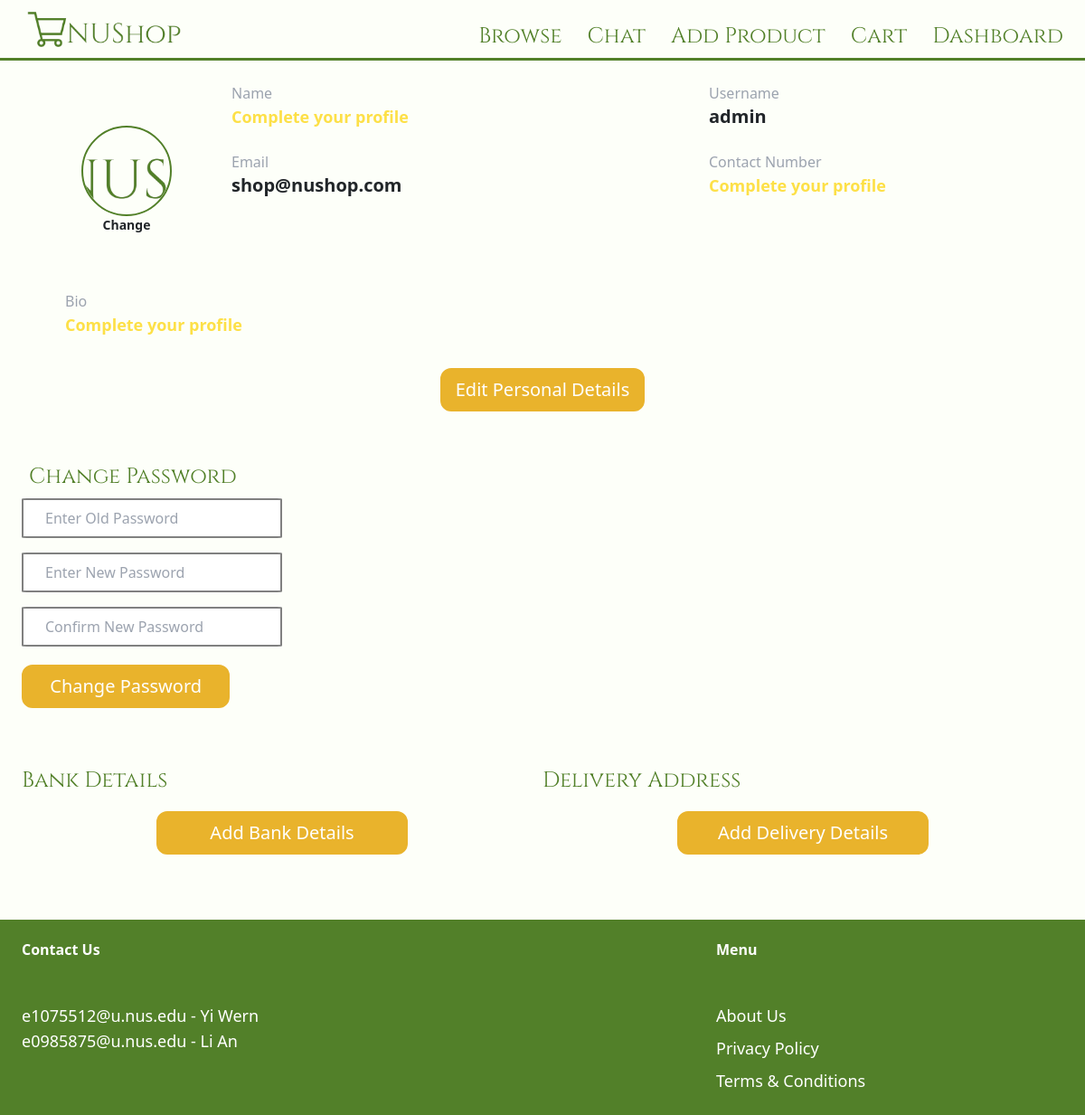
Before: /dashboard/admin/view-profile/ (signed in) with the older database file.
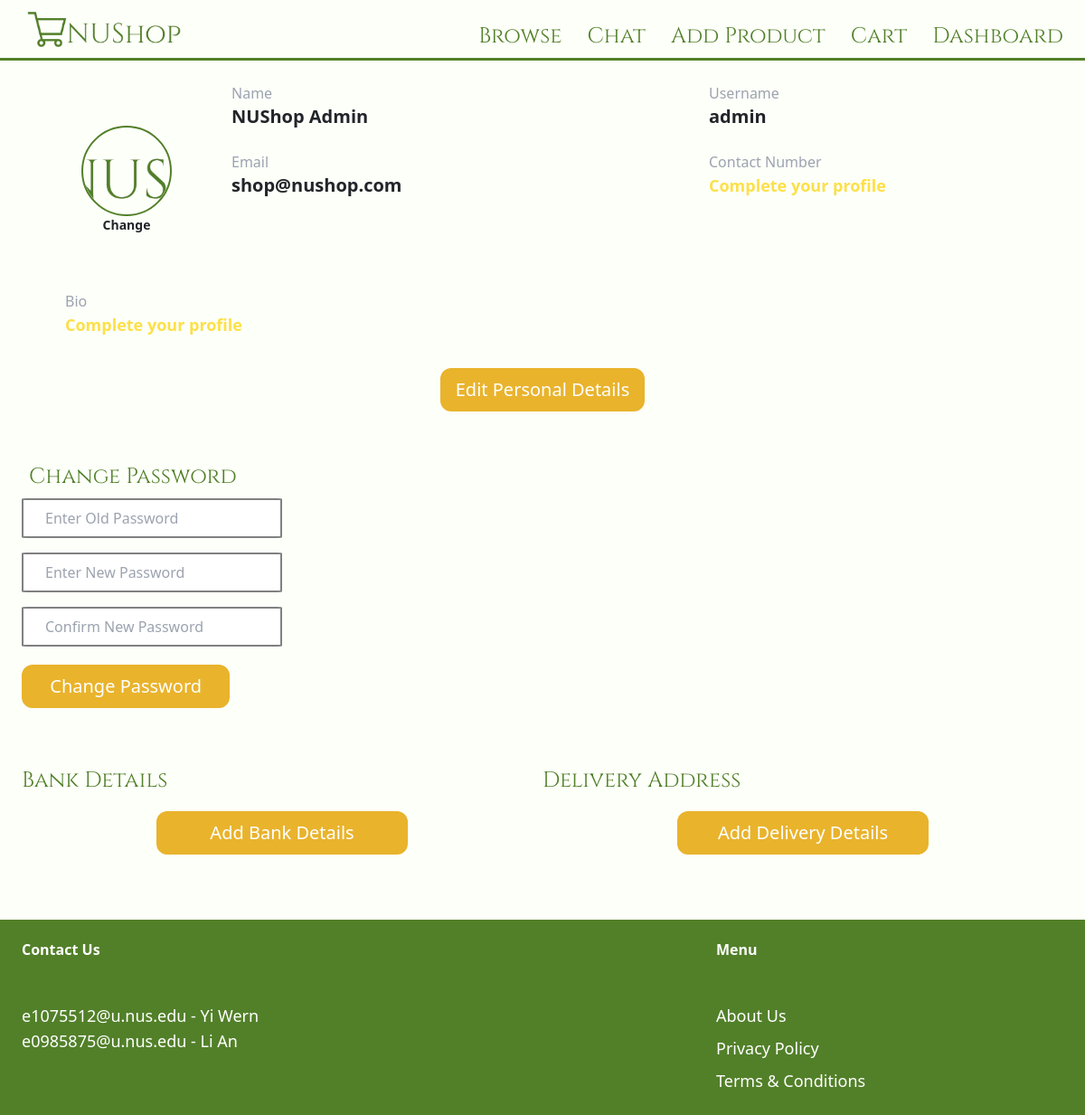
After: the same page with the newer database file.
### authuser/models.py (models this page shows, shortened)
class User(AbstractBaseUser, PermissionsMixin):
    username = models.CharField(max_length=150, unique=True)
    email = models.EmailField(unique=True)
    name = models.CharField(max_length=255, default='')
    bio = models.CharField(max_length=500, blank=True, null=True)
    contact_number = models.CharField(max_length=8, blank=True, null=True)
    image = models.ImageField(upload_to='user_images', blank=True, null=True)
    is_staff = models.BooleanField(default=False)
    is_superuser = models.BooleanField(default=False)
    is_active = models.BooleanField(default=True)
    date_joined = models.DateTimeField(default=timezone.now)
    last_login = models.DateTimeField(blank=True, null=True)
    major = models.ForeignKey(Major, related_name='major', on_delete=models.CASCADE, blank=True, null=True)
    role = models.ForeignKey(Role, related_name='users', on_delete=models.CASCADE, blank=True, null=True)
    followers = models.ManyToManyField('self', related_name="followed_by", symmetrical=False, blank=True)
    bank_details = models.ForeignKey(Bank, related_name='bank_details', on_delete=models.CASCADE, blank=True, null=True)
    delivery_address = models.ForeignKey(DeliveryAddress, related_name='delivery_address', on_delete=models.CASCADE, blank=True, null=True)
    USERNAME_FIELD = 'username'
    REQUIRED_FIELDS = ['email']
    objects = CustomUserManager()
    class Meta:
        verbose_name = 'User'
        verbose_name_plural = 'Users'

### dashboard/views.py (the view)
# urls.py: path('<str:username>/view-profile/', views.viewprofile, name='view-profile'),
@login_required
def viewprofile(request, username):
    user = User.objects.get(username=username)
    return render(request, 'dashboard/view-profile.html', {
        'user': user,
    })

### dashboard/templates/dashboard/view-profile.html (shortened to what the changed rows need)
{% extends 'core/base.html' %}
{% load static %}
{% block content %}
<div class="grid grid-cols-6 pt-6 pb-2 px-6">
    <div class="col-span-3 ml-6">
        <div class="grid grid-rows-3 gap-4">
            <div class="row-span-1">
                <ul>
                    <li class="text-gray-400">Name</li>
                    {% if user.name %}
                    <li class="text-xl font-semibold">{{ user.name }}</li>
                    {% else %}
                    <li class="text-lg font-semibold text-yellow-300">Complete your profile</li>
                    {% endif %}
                </ul>
            </div>
            <div class="row-span-1">
                <ul>
                    <li class="text-gray-400">Email</li>
                    <li class="text-xl font-semibold">{{ user.email }}</li>
                </ul>
            </div>
        </div>
    </div>
    <div class="col-span-2">
        <div class="grid grid-rows-3 gap-4">
            <div class="row-span-1">
                <ul>
                    <li class="text-gray-400">Username</li>
                    <li class="text-xl font-semibold">{{ user.username }}</li>
                </ul>
            </div>
        </div>
    </div>
</div>
{% endblock %}

Changed rows visible on the page:
changed User "shop@nushop.com": name (not shown) → "NUShop Admin"
Other visible differences:
text no longer shown: "Complete your profile"
